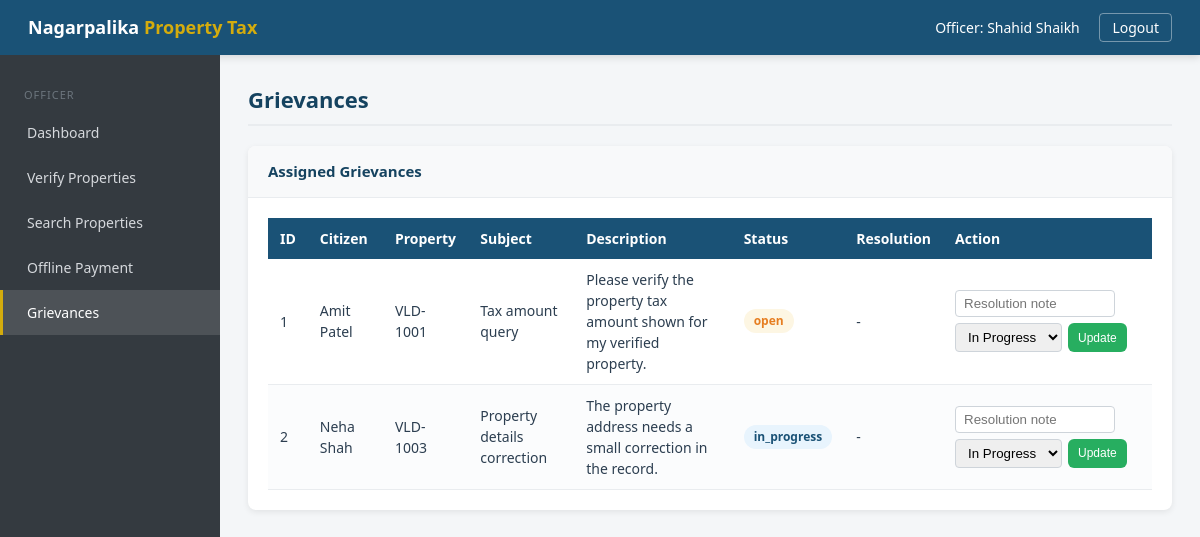
The app's page /officer/grievances.php (signed in) with its own data.
### tables this page shows
CREATE TABLE grievancemaster (
  gid INT AUTO_INCREMENT PRIMARY KEY,
  uid INT NOT NULL,
  pid INT NOT NULL,
  subject VARCHAR(100) NOT NULL,
  description VARCHAR(300) NOT NULL,
  status VARCHAR(15) DEFAULT 'open',   
  officer_id INT,
  resolution VARCHAR(300),
  createddate DATETIME DEFAULT CURRENT_TIMESTAMP
);

CREATE TABLE usermaster (
  uid INT AUTO_INCREMENT PRIMARY KEY,
  uname VARCHAR(100) NOT NULL,
  email VARCHAR(50) NOT NULL UNIQUE,
  upwd VARCHAR(255) NOT NULL,
  urole VARCHAR(10) NOT NULL,        
  phone VARCHAR(10) NOT NULL,
  status VARCHAR(10) DEFAULT 'active'
);

CREATE TABLE propertymaster (
  pid INT AUTO_INCREMENT PRIMARY KEY,
  uid INT NOT NULL,                  
  tno VARCHAR(20) NOT NULL,          
  address VARCHAR(150) NOT NULL,
  wid INT NOT NULL,
  areasq INT NOT NULL,
  ptype VARCHAR(15) NOT NULL,        
  cyear INT NOT NULL,
  status VARCHAR(15) DEFAULT 'pending',   
  verified_by INT,
  remark VARCHAR(150)
);

### officer/grievances.php (the view, shortened to what this page needs)
<?php
include '../db.php';
$oid = $_SESSION['uid'];
$griev = mysqli_query($con, "SELECT g.*, p.tno, u.uname AS citizen
                             FROM grievancemaster g
                             JOIN propertymaster p ON g.pid=p.pid
                             JOIN usermaster u ON g.uid=u.uid
                             WHERE g.officer_id=$oid
                             ORDER BY
                               CASE g.status WHEN 'open' THEN 0 WHEN 'in_progress' THEN 1 ELSE 2 END,
                               g.gid ASC");
?>
<!DOCTYPE html>
<html>
<head>
    <link rel="stylesheet" href="../css/style.css">
</head>
<body>
<div class="topbar">
    <div class="brand">Nagarpalika <span>Property Tax</span></div>
    <div class="user-info">
        Officer: <?php echo $_SESSION['uname']; ?>
        <a href="../logout.php">Logout</a>
    </div>
</div>
<div class="layout">
    <div class="sidebar">
        <div class="side-label">Officer</div>
        <a href="dashboard.php">Dashboard</a>
        <a href="verify_properties.php">Verify Properties</a>
        <a href="search_properties.php">Search Properties</a>
        <a href="offline_payment.php">Offline Payment</a>
        <a href="grievances.php" class="active">Grievances</a>
    </div>
    <div class="main">
        <h1 class="page-title">Grievances</h1>
        <div class="panel">
            <div class="panel-header">Assigned Grievances</div>
            <div class="panel-body">
                <?php if (mysqli_num_rows($griev) == 0) {
                    echo "<div class='empty'>No grievances assigned to you.</div>";
                } else { ?>
                    <table>
                        <thead><tr>
                            <th>ID</th><th>Citizen</th><th>Property</th><th>Subject</th>
                            <th>Description</th><th>Status</th><th>Resolution</th><th>Action</th>
                        </tr></thead>
                        <tbody>
                        <?php while ($g = mysqli_fetch_array($griev)) {
                            $badge = "badge-" . $g['status']; ?>
                            <tr>
                                <td><?php echo $g['gid']; ?></td>
                                <td><?php echo $g['citizen']; ?></td>
                                <td><?php echo $g['tno']; ?></td>
                                <td><?php echo $g['subject']; ?></td>
                                <td><?php echo $g['description']; ?></td>
                                <td><span class="badge <?php echo $badge; ?>"><?php echo $g['status']; ?></span></td>
                                <td><?php echo $g['resolution'] ? $g['resolution'] : "-"; ?></td>
                                <td>
                                    <?php if ($g['status'] != 'resolved') { ?>
                                    <form method="post" style="display:flex; gap:6px; flex-wrap:wrap;">
                                        <input type="text" name="resolution" placeholder="Resolution note" required style="padding:5px 8px; border:1px solid #ced4da; border-radius:4px; width:160px;">
                                        <select name="status" style="padding:5px 8px; border:1px solid #ced4da; border-radius:4px;">
                                            <option value="in_progress">In Progress</option>
                                        </select>
                                        <button type="submit" name="resolve" class="btn btn-success btn-sm">Update</button>
                                    </form>
                                    <?php } else echo "<span class='muted'>Done</span>"; ?>
                                </td>
                            </tr>
                        <?php } ?>
                        </tbody>
                    </table>
                <?php } ?>
            </div>
        </div>
    </div>
</div>
</body>
</html>

### css/style.css (style rules this page uses)
* { margin: 0; padding: 0; box-sizing: border-box; }
body { font-family: 'Segoe UI', Tahoma, sans-serif; background: #f4f6f8; color: #2c3e50; line-height: 1.5; }
:root { --primary: #1a5276; --primary-dark: #154360; --accent: #d4ac0d; --success: #27ae60; --warning: #e67e22; --error: #c0392b; --neutral-50: #f8f9fa; --neutral-100: #e9ecef; --neutral-300: #ced4da; --neutral-600: #6c757d; --neutral-800: #343a40; }
.btn { display: inline-block; padding: 9px 18px; border: none; border-radius: 6px; font-size: 14px; cursor: pointer; text-decoration: none; transition: all 0.2s; color: #fff; }
.btn-success { background: var(--success); }
.btn-sm { padding: 5px 10px; font-size: 12px; }
.topbar { background: var(--primary); color: #fff; padding: 14px 28px; display: flex; justify-content: space-between; align-items: center; box-shadow: 0 2px 8px rgba(0,0,0,0.15); }
.topbar .brand { font-size: 18px; font-weight: 600; }
.topbar .brand span { color: var(--accent); }
.topbar .user-info { font-size: 14px; }
.topbar .user-info a { color: #fff; text-decoration: none; margin-left: 16px; border: 1px solid rgba(255,255,255,0.4); padding: 4px 12px; border-radius: 4px; }
.layout { display: flex; min-height: calc(100vh - 54px); }
.sidebar { width: 220px; background: var(--neutral-800); padding: 18px 0; flex-shrink: 0; }
.sidebar a { display: block; color: #d5d8dc; text-decoration: none; padding: 12px 24px; font-size: 14px; border-left: 3px solid transparent; transition: all 0.2s; }
.sidebar a.active { background: rgba(255,255,255,0.12); color: #fff; border-left-color: var(--accent); }
.sidebar .side-label { color: var(--neutral-600); font-size: 11px; text-transform: uppercase; letter-spacing: 1px; padding: 14px 24px 6px; }
.main { flex: 1; padding: 28px; overflow-x: auto; }
.page-title { font-size: 22px; color: var(--primary-dark); margin-bottom: 20px; border-bottom: 2px solid var(--neutral-100); padding-bottom: 8px; }
.panel { background: #fff; border-radius: 8px; box-shadow: 0 2px 6px rgba(0,0,0,0.08); margin-bottom: 22px; overflow: hidden; }
.panel-header { padding: 14px 20px; background: var(--neutral-50); border-bottom: 1px solid var(--neutral-100); font-weight: 600; font-size: 15px; color: var(--primary-dark); }
.panel-body { padding: 20px; }
table { width: 100%; border-collapse: collapse; font-size: 14px; }
thead th { background: var(--primary); color: #fff; padding: 10px 12px; text-align: left; font-weight: 600; }
tbody td { padding: 10px 12px; border-bottom: 1px solid var(--neutral-100); }
tbody tr:nth-child(even) { background: #fbfcfd; }
.badge { display: inline-block; padding: 3px 10px; border-radius: 12px; font-size: 12px; font-weight: 600; }
.badge-open { background: #fdf6e3; color: var(--warning); }
.badge-in_progress { background: #e8f4fd; color: var(--primary); }

### records on screen
grievancemaster: gid "1", uid.uname "Amit Patel", pid.tno "VLD-1001", subject "Tax amount query", description "Please verify the property tax amount shown for my verified property.", status "open"
grievancemaster: gid "2", uid.uname "Neha Shah", pid.tno "VLD-1003", subject "Property details correction", description "The property address needs a small correction in the record.", status "in_progress"

### other values on screen
$_SESSION['uname'] "Shahid Shaikh"
